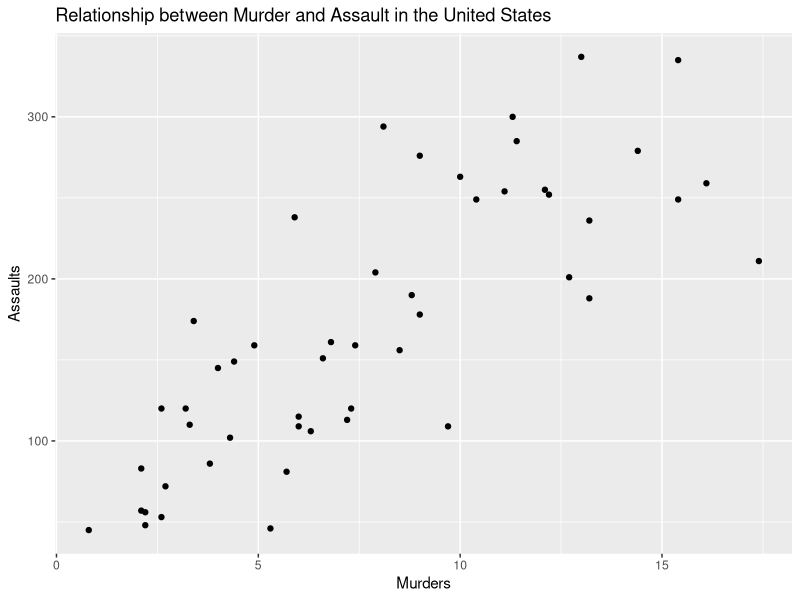
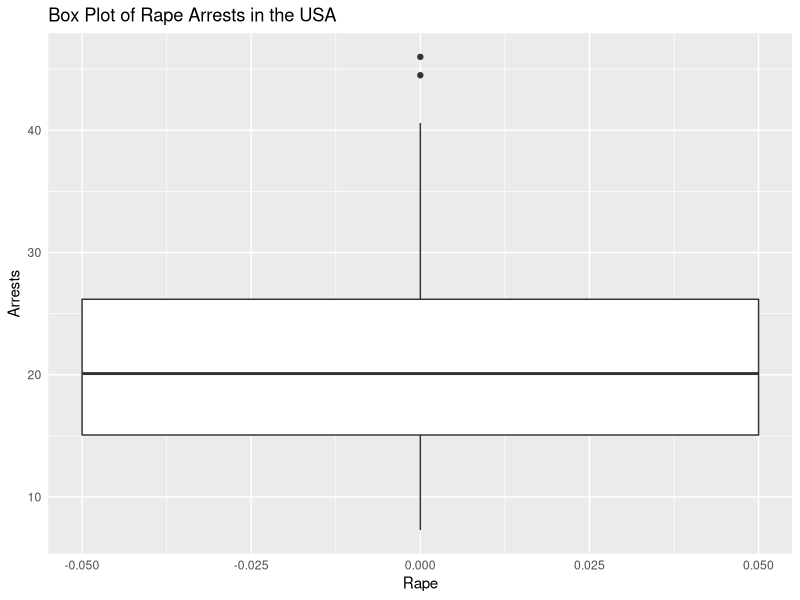
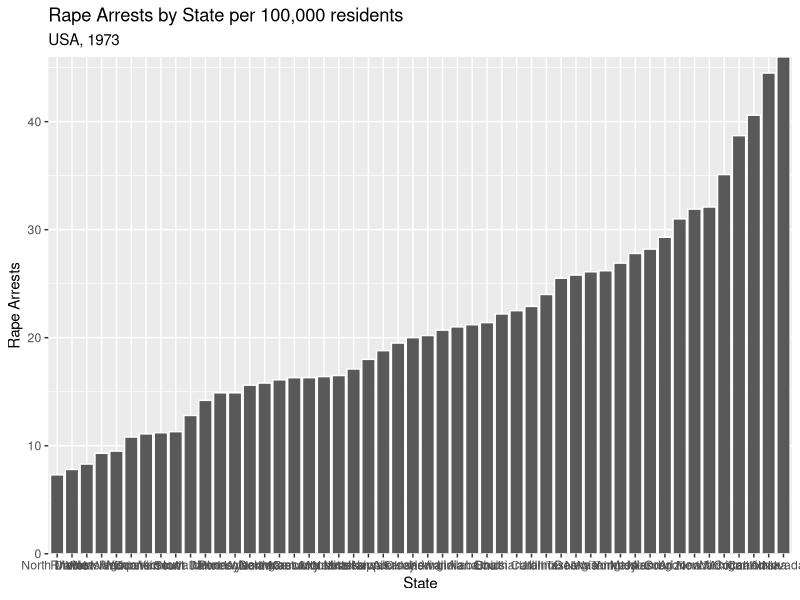
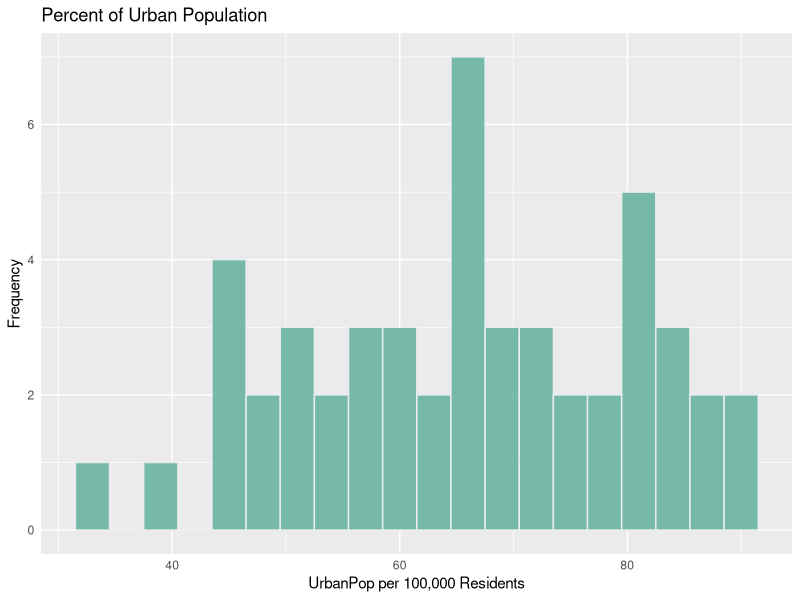

R code for these plots, in order:
## Create the following graphs in ggplot2.
## 1. Check out the base R built-in dataset, data("USArrests").
data("USArrests")
library(tidyverse)
head(USArrests)
## %>% (use control shift m)

## 2. Create a scatterplot that looks at the correlation between murder and assault arrests. Label the x and y axes and title the graph.
USArrests %>% ggplot(aes(Murder, Assault)) + 
  geom_point() + 
  labs(title = "Relationship between Murder and Assault in the United States", 
       x = "Murders", y = "Assaults")

## 3. Create a boxplot of rape arrests. Label the plot.
USArrests %>% ggplot(aes(y=Rape)) + 
  geom_boxplot(width = .1) + 
  labs(title = "Box Plot of Rape Arrests in the USA", 
       x = "Rape", y = "Arrests") + 
  theme(axis.ticks.x = element_blank(), 
        axis.ticks.y = element_blank())

## 4. Create a barplot of the number of rape arrests per state.
USArrests %>% 
  arrange(desc(Rape)) %>% 
  rownames_to_column("State") %>% 
  ggplot(aes(reorder(State, Rape), Rape)) + 
  geom_col(color = "white") + 
  scale_y_continuous(expand = c(0,0)) + 
  labs(title = "Rape Arrests by State per 100,000 residents", 
       subtitle = "USA, 1973", 
       x = "State", y = "Rape Arrests")

## 5. Create a histogram for the percent of urban population.
USArrests %>% ggplot(aes(x=UrbanPop)) + 
  geom_histogram(binwidth=3, fill="#69b3a2", color="#e9ecef", alpha=0.9) + 
  labs(title = "Percent of Urban Population", 
       x = "UrbanPop per 100,000 Residents", y = "Frequency") + 
  theme(axis.ticks.x = element_blank(), 
        axis.ticks.y = element_blank())

